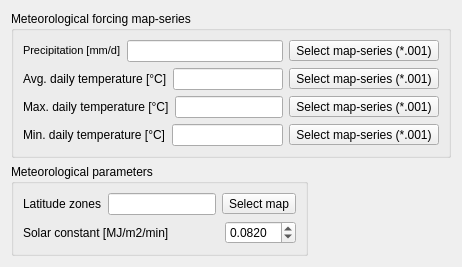
       <widget class="QWidget" name="climateTab">
        <attribute name="title">
         <string>Climate</string>
        </attribute>
        <layout class="QFormLayout" name="formLayout">
         <item row="1" column="0">
          <widget class="QGroupBox" name="groupBox">
           <property name="title">
            <string>Meteorological parameters</string>
           </property>
           <layout class="QVBoxLayout" name="verticalLayout_18">
            <item>
             <layout class="QHBoxLayout" name="horizontalLayout_24">
              <item>
               <widget class="QLabel" name="latitudeZonesMapLabel">
                <property name="text">
                 <string>Latitude zones</string>
                </property>
               </widget>
              </item>
              <item>
               <widget class="QLineEdit" name="latitudeZonesMapLineEdit">
                <property name="readOnly">
                 <bool>true</bool>
                </property>
               </widget>
              </item>
              <item>
               <widget class="QToolButton" name="selectLatitudeZonesMapButton">
                <property name="text">
                 <string>Select map</string>
                </property>
               </widget>
              </item>
             </layout>
            </item>
            <item>
             <layout class="QHBoxLayout" name="horizontalLayout_26">
              <item>
               <widget class="QLabel" name="solarConstantLabel">
                <property name="text">
                 <string>Solar constant [MJ/m2/min]</string>
                </property>
               </widget>
              </item>
              <item>
               <spacer name="horizontalSpacer">
                <property name="orientation">
                 <enum>Qt::Horizontal</enum>
                </property>
                <property name="sizeHint" stdset="0">
                 <size>
                  <width>10</width>
                  <height>20</height>
                 </size>
                </property>
               </spacer>
              </item>
              <item>
               <widget class="QDoubleSpinBox" name="solarConstantDoubleSpinBox">
                <property name="decimals">
                 <number>4</number>
                </property>
                <property name="singleStep">
                 <double>0.001000000000000</double>
                </property>
                <property name="value">
                 <double>0.082000000000000</double>
                </property>
               </widget>
              </item>
             </layout>
            </item>
           </layout>
          </widget>
         </item>
         <item row="0" column="0" colspan="2">
          <widget class="QGroupBox" name="MeteoMapSeriesGroupBox">
           <property name="sizePolicy">
            <sizepolicy hsizetype="Preferred" vsizetype="Preferred">
             <horstretch>0</horstretch>
             <verstretch>0</verstretch>
            </sizepolicy>
           </property>
           <property name="title">
            <string>Meteorological forcing map-series</string>
           </property>
           <layout class="QVBoxLayout" name="verticalLayout_6">
            <item>
             <layout class="QHBoxLayout" name="horizontalLayout_16">
              <item>
               <widget class="QLabel" name="precMapSeriesLabel">
                <property name="minimumSize">
                 <size>
                  <width>0</width>
                  <height>0</height>
                 </size>
                </property>
                <property name="text">
                 <string>&lt;!DOCTYPE HTML PUBLIC &quot;-//W3C//DTD HTML 4.0//EN&quot; &quot;http://www.w3.org/TR/REC-html40/strict.dtd&quot;&gt;
&lt;html&gt;&lt;head&gt;&lt;meta name=&quot;qrichtext&quot; content=&quot;1&quot; /&gt;&lt;style type=&quot;text/css&quot;&gt;
p, li { white-space: pre-wrap; }
&lt;/style&gt;&lt;/head&gt;&lt;body style=&quot; font-family:'MS Shell Dlg 2'; font-size:8.25pt; font-weight:400; font-style:normal;&quot;&gt;
&lt;p style=&quot; margin-top:0px; margin-bottom:0px; margin-left:0px; margin-right:0px; -qt-block-indent:0; text-indent:0px;&quot;&gt;&lt;span style=&quot; font-size:8pt;&quot;&gt;Precipitation [mm/d]&lt;/span&gt;&lt;/p&gt;&lt;/body&gt;&lt;/html&gt;</string>
                </property>
               </widget>
              </item>
              <item>
               <widget class="QLineEdit" name="precMapSeriesLineEdit">
                <property name="sizePolicy">
                 <sizepolicy hsizetype="Expanding" vsizetype="Fixed">
                  <horstretch>0</horstretch>
                  <verstretch>0</verstretch>
                 </sizepolicy>
                </property>
                <property name="minimumSize">
                 <size>
                  <width>0</width>
                  <height>0</height>
                 </size>
                </property>
                <property name="readOnly">
                 <bool>true</bool>
                </property>
               </widget>
              </item>
              <item>
               <widget class="QToolButton" name="selectPrecMapSeriesButton">
                <property name="minimumSize">
                 <size>
                  <width>0</width>
                  <height>0</height>
                 </size>
                </property>
                <property name="text">
                 <string>Select map-series (*.001)</string>
                </property>
               </widget>
              </item>
             </layout>
            </item>
            <item>
             <layout class="QHBoxLayout" name="horizontalLayout_21">
              <item>
               <widget class="QLabel" name="avgTempMapSeriesLabel">
                <property name="minimumSize">
                 <size>
                  <width>0</width>
                  <height>0</height>
                 </size>
                </property>
                <property name="text">
                 <string>Avg. daily temperature [°C]</string>
                </property>
               </widget>
              </item>
              <item>
               <widget class="QLineEdit" name="avgTempMapSeriesLineEdit">
                <property name="minimumSize">
                 <size>
                  <width>0</width>
                  <height>0</height>
                 </size>
                </property>
                <property name="readOnly">
                 <bool>true</bool>
                </property>
               </widget>
              </item>
              <item>
               <widget class="QToolButton" name="selectAvgTempMapSeriesButton">
                <property name="text">
                 <string>Select map-series (*.001)</string>
                </property>
               </widget>
              </item>
             </layout>
            </item>
            <item>
             <layout class="QHBoxLayout" name="horizontalLayout_22">
              <item>
               <widget class="QLabel" name="maxTempMapSeriesLabel">
                <property name="minimumSize">
                 <size>
                  <width>0</width>
                  <height>0</height>
                 </size>
                </property>
                <property name="text">
                 <string>Max. daily temperature [°C]</string>
                </property>
               </widget>
              </item>
              <item>
               <widget class="QLineEdit" name="maxTempMapSeriesLineEdit">
                <property name="minimumSize">
                 <size>
                  <width>0</width>
                  <height>0</height>
                 </size>
                </property>
                <property name="readOnly">
                 <bool>true</bool>
                </property>
               </widget>
              </item>
              <item>
               <widget class="QToolButton" name="selectMaxTempMapSeriesButton">
                <property name="text">
                 <string>Select map-series (*.001)</string>
                </property>
               </widget>
              </item>
             </layout>
            </item>
            <item>
             <layout class="QHBoxLayout" name="horizontalLayout_23">
              <item>
               <widget class="QLabel" name="minTempMapSeriesLabel">
                <property name="minimumSize">
                 <size>
                  <width>0</width>
                  <height>0</height>
                 </size>
                </property>
                <property name="text">
                 <string>Min. daily temperature [°C]</string>
                </property>
               </widget>
              </item>
              <item>
               <widget class="QLineEdit" name="minTempMapSeriesLineEdit">
                <property name="minimumSize">
                 <size>
                  <width>0</width>
                  <height>0</height>
                 </size>
                </property>
                <property name="readOnly">
                 <bool>true</bool>
                </property>
               </widget>
              </item>
              <item>
               <widget class="QToolButton" name="selectMinTempMapSeriesButton">
                <property name="text">
                 <string>Select map-series (*.001)</string>
                </property>
               </widget>
              </item>
             </layout>
            </item>
           </layout>
          </widget>
         </item>
        </layout>
       </widget>
